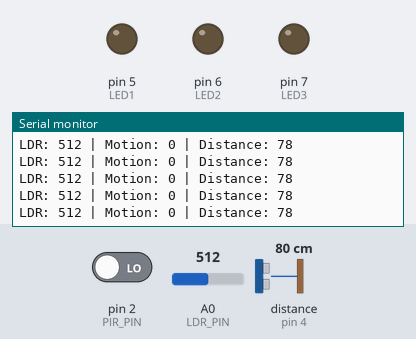
A sketch run on a simulated Arduino Uno, built with avr-gcc and run on an emulated ATmega328P. On the bench: output pins drawn as LEDs (lit = HIGH), the last lines printed to the serial monitor. Wiring (inferred from the names in the program): ultrasonic range finder: trigger pin 3; echo pin 4. Inputs (shaded band) come from the test bench; at power-on: distance to the obstacle (sensor on pin 4) 80 cm, pin 2 (PIR_PIN) LOW, A0 (LDR_PIN) = 512. The echo pulse lasts 58.3 µs per cm; pins used as bus, display or sensor lines are not drawn.

Above: at 1.2 s.
1.3 s: distance to the obstacle (sensor on pin 4) set to 18 cm
At 1.6 s:
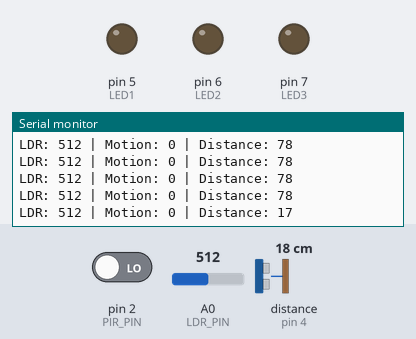
4.3 s: distance to the obstacle (sensor on pin 4) set to 2 cm
At 4.43 s:
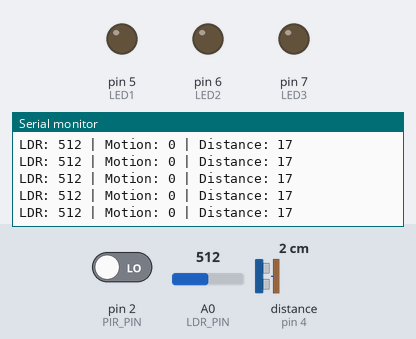
Timing chart, 0 to 7.3 s (numbered marks = the images above; inputs shaded):
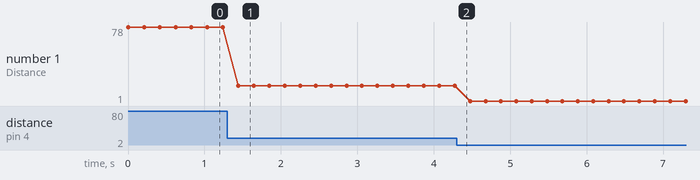

Measured:
- after the input at 1.3 s, the serial monitor: prints a new line after 0.14 s (image 1)
- plotted number 1: 78 → 17 after the input at 1.3 s, 17 → 1 after the input at 4.3 s

The sketch:

ldr.ino
```cpp
#define LDR_PIN A0
#define PIR_PIN 2
#define TRIG_PIN 3
#define ECHO_PIN 4
#define LED1 5
#define LED2 6
#define LED3 7

void setup() {
  Serial.begin(9600);

  pinMode(PIR_PIN, INPUT);
  pinMode(TRIG_PIN, OUTPUT);
  pinMode(ECHO_PIN, INPUT);

  pinMode(LED1, OUTPUT);
  pinMode(LED2, OUTPUT);
  pinMode(LED3, OUTPUT);
}

void loop() {
  int ldrValue = analogRead(LDR_PIN);
  bool isDark = ldrValue < 100; // adjust threshold as needed
  bool motionDetected = digitalRead(PIR_PIN);

  // Measure distance with ultrasonic
  digitalWrite(TRIG_PIN, LOW);
  delayMicroseconds(2);
  digitalWrite(TRIG_PIN, HIGH);
  delayMicroseconds(10);
  digitalWrite(TRIG_PIN, LOW);

  long duration = pulseIn(ECHO_PIN, HIGH);
  int distance = duration * 0.034 / 2;

  Serial.print("LDR: ");
  Serial.print(ldrValue);
  Serial.print(" | Motion: ");
  Serial.print(motionDetected);
  Serial.print(" | Distance: ");
  Serial.println(distance);

  if (isDark) {
    if (motionDetected && distance < 100) { // object closer than 100cm
      digitalWrite(LED1, HIGH);
      digitalWrite(LED2, HIGH);
      digitalWrite(LED3, HIGH);
      delay(5000);
    } else {
      digitalWrite(LED1, LOW); // or dim with PWM
      digitalWrite(LED2, LOW);
      digitalWrite(LED3, LOW);
    }
  } else {
    digitalWrite(LED1, LOW);
    digitalWrite(LED2, LOW);
    digitalWrite(LED3, LOW);
  }

  delay(200);
}
```
